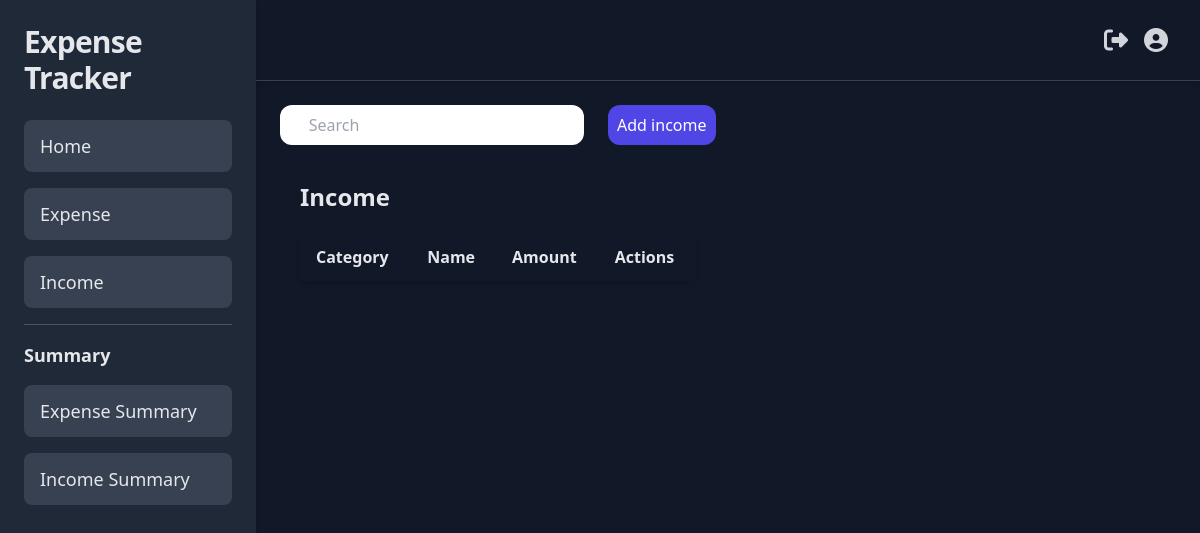
Page /income/ (signed in) on the earlier database version.
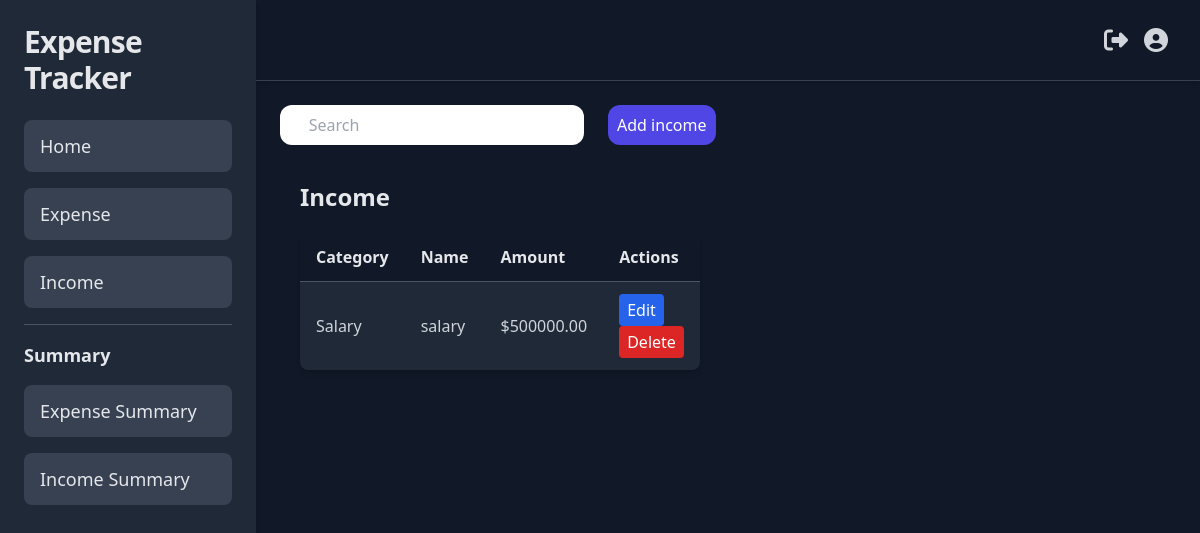
Same page on the later database version.
### core/models.py (models this page shows, shortened)
class Income(models.Model):
    user = models.ForeignKey(User, on_delete=models.CASCADE)
    name = models.CharField(max_length=200)
    amount = models.FloatField()
    date = models.DateField(auto_now_add=True)
    category = models.ForeignKey('IncomeCategory', on_delete=models.CASCADE)
    description = models.TextField()

class IncomeCategory(models.Model):
    name = models.CharField(max_length=100)
    class Meta:
        verbose_name_plural = "Income Categories"
    def __str__(self):
        return self.name

### core/views.py (the view)
# urls.py: path('income/', income, name='income'),
def income(request):
    if request.method == 'POST':
        name=request.POST['name']
        amount=request.POST['amount']
        description=request.POST['description']
        cat=request.POST.get('category')
        category=IncomeCategory.objects.get(name=cat)
        income=Income(user=request.user,name=name,amount=amount,description=description,category=category)
        income.save()
        return redirect('income')
    else:
        income=request.user.income_set.all()
        income_category=IncomeCategory.objects.all()
        content_send={
            'incomes':income,
            'income_category':income_category
        }
        return render(request, 'core/income.html',content_send)

### core/templates/core/income.html (shortened to what this page needs)
{% extends 'core/base.html' %} {% block content %}
<div class="main flex-col">
<div class="add_income flex justify-end gap-x-6 ">
  <input type="text" id="search" class="search w-[70%] p-2 rounded-xl" placeholder="     Search" />
  <button id="add" class="add_expense bg-indigo-600 w-[25%] p-2 text-white rounded-xl" onclick="add_income()">Add income</button>
</div>
<div id="expense" class="container mx-auto mt-4 pr-50  p-5 rounded-xl">
  <h1 class="text-2xl font-bold mb-5">Income</h1>
  <table id="table" class="w-full border-collapse bg-gray-800 shadow-md rounded-lg overflow-hidden">
    <thead class="bg-gray-900 text-gray-200">
      <tr>
        <th class="px-4 py-3 text-left">Category</th>
        <th class="px-4 py-3 text-left">Name</th>
        <th class="px-4 py-3 text-left">Amount</th>
        <th class="px-4 py-3 text-left">Actions</th>
      </tr>
    </thead>
    <tbody class="text-gray-300">
      {% for incom in incomes %}
      <tr class="hover:bg-gray-700 transition-colors duration-200">
        <td class="border-t border-gray-600 px-4 py-3 capitalize">{{ incom.category }}</td>
        <td class="border-t border-gray-600 px-4 py-3">{{ incom.name }}</td>
        <td class="border-t border-gray-600 px-4 py-3">${{ incom.amount|floatformat:2 }}</td>
        <td class="border-t border-gray-600 px-4 py-3">
          <a href="{% url 'update_income' incom.id%}"><button id="Edit" class="bg-blue-600 text-white px-2 py-1 rounded hover:bg-blue-500 transition-colors duration-200 mr-2">Edit</button></a>
          <a href="{% url 'delete_income' incom.id%}"><button class="bg-red-600 text-white px-2 py-1 rounded hover:bg-red-500 transition-colors duration-200">Delete</button></a>
      </td>
      </tr>
      {% endfor %}
    </tbody>
  </table>
  </div>
</div>
{% endblock %}

Differences in the rows shown:
added Income: category "Salary", name "salary", amount "500000.00"
